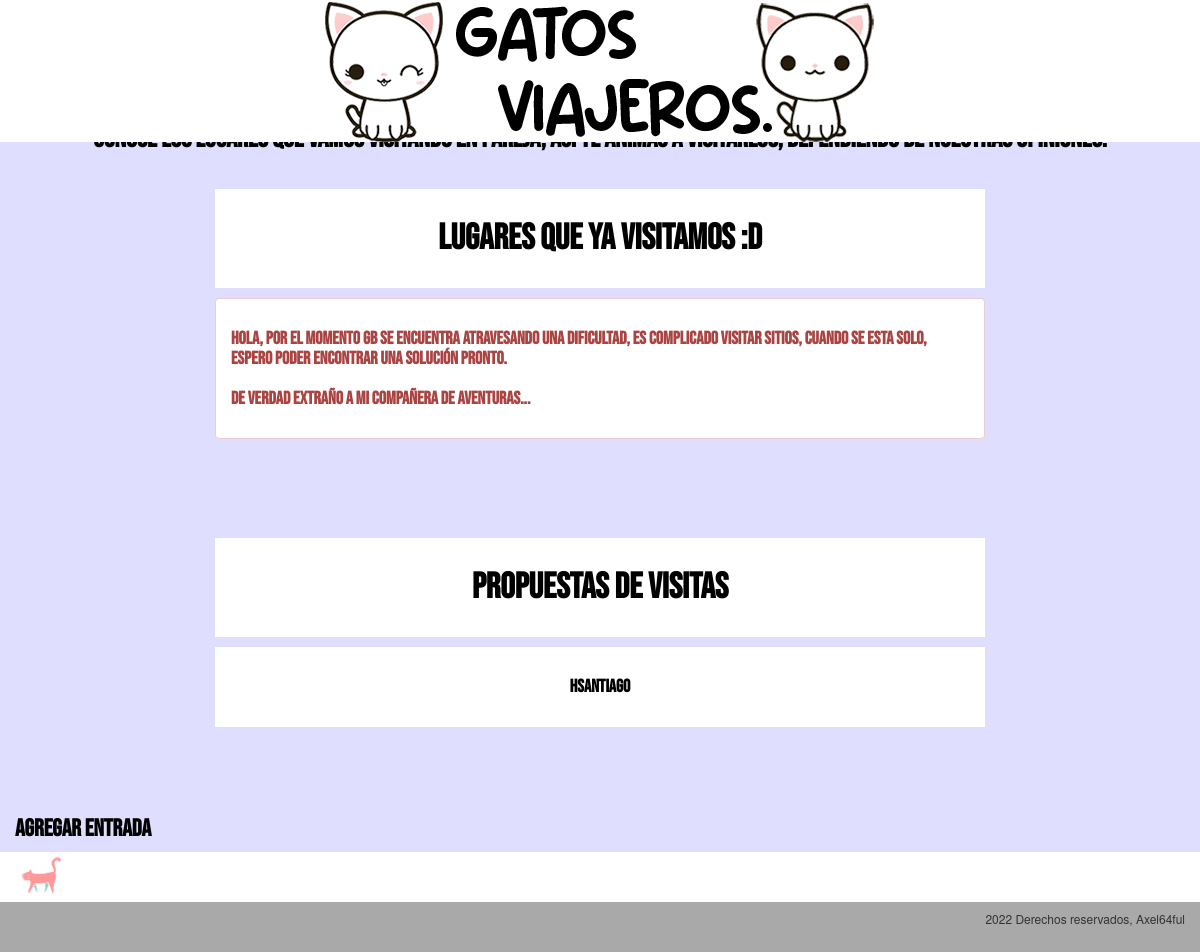
/citas/, run on an earlier commit of the app's database.
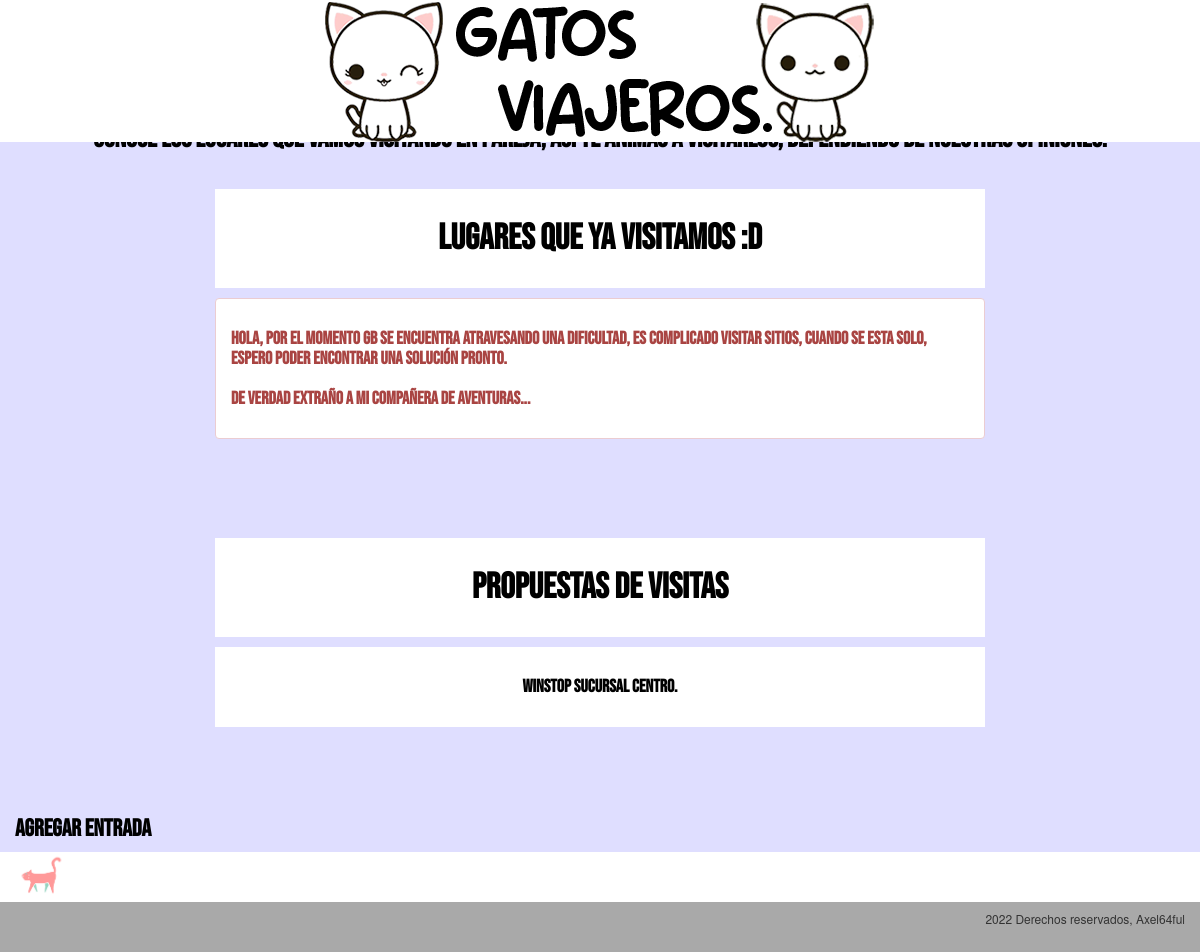
And on a later commit of the database.
### citas/models.py (models this page shows)
class Lugares(models.Model):
	Sujeto = models.CharField(max_length=50)
	def __str__(self):
		return self.Sujeto

### citas/views.py (the view)
# urls.py: path('', views.IndexView.as_view(), name='index'),
class IndexView(generic.ListView):
    template_name = 'citas/index.html'
    context_object_name = 'vista_productos'
    model = Critica_sitios
    def get_context_data(self, **kwargs):
        context = super(IndexView, self).get_context_data(**kwargs)
        a= Critica_sitios.objects.filter(ya_visitado="False")
        context['titulos'] = a
        c=0
        for a in context['titulos']:
            if c == 0:
                segundo=[a.lugar]
                c=c+1
            else:
                if a.lugar not in segundo:
                    segundo.append(a.lugar)
        context['titulos_lugar']=segundo
        a1 =Critica_sitios.objects.filter(ya_visitado="True")
        context['titulos2']=a1
        d=0
        for c1 in context['titulos2']:
            if d==0:
                segundo2=[c1.lugar]
                d=d+1
            else:
                if  c1.lugar not in segundo2:
                    segundo2.append(c1.lugar)
        cont1=0
        for repetido in context['titulos_lugar']:
            try:
                filtro_f=segundo2.index(repetido)
                segundo2.pop(filtro_f)
            except:
                pass
        try:
            context['titulos_lugar2']=segundo2
        except:
            context['titulos_lugar2']="Sin elementos"
        return context
    def get_queryset(self):
        pass

### citas/templates/citas/index.html (shortened to what this page needs)
{% extends 'citas/base.html' %}
{% block content %}
{% load static %}
    <div class="row" >
        <div class="col-lg-12 col-md-12 col-sm-12 col-xs-12" >
            <p class="text-center" id="descripcion">Conoce los lugares que vamos visitando en pareja, asi te animas a visitarlos; dependiendo de nuestras opiniones.</p>
        </div>
    </div>
    <div class="row" id="cuerpo_medio" >
            <div class="col-lg-2 col-md-2 col-sm-2 col-xs-2">
            </div>
		<div class="col-lg-8 col-md-8 col-sm-8 col-xs-8" >
			<h1 class="text-center" id = "titu">Lugares que ya visitamos :D</h1>
                <h4 class="alert alert-danger" id="seleccion">
                        Hola, por el momento Gb se encuentra atravesando una dificultad, es complicado visitar sitios, cuando se esta solo, espero poder encontrar una solución pronto.<br>
                        <br>
                         de verdad extraño a mi compañera de aventuras...
                </h4>
		</div>
        <div class="col-lg-2 col-md-2 col-sm-2 col-xs-2">
        </div>
    </div>
    <div class="row" id="cuerpo_medio" >
        <div class="col-lg-2 col-md-2 col-sm-2 col-xs-2">
        </div>
		<div class="col-lg-8 col-md-8 col-sm-8 col-xs-8">
			<h1 class="text-center" id = "titu">Propuestas de visitas </h1>
			<div id="desenfoque">
    			{% for titulo in titulos_lugar %}
                <h4 class="text-center" id="seleccion">
                    <a href="{% url 'citas:resena' titulo.pk %}">{{ titulo }}</a>
                </h4>
            {% endfor %}
    		</div>
		</div>
        <div class="col-lg-2 col-md-2 col-sm-2 col-xs-2">
        </div>
	</div>
	<div class="row">
		<div class="col-lg-12 col-md-12 col-sm-12 col-xs-12">
			<h3 class="text-left">
				<a href="{% url 'citas:edicion' %}">Agregar entrada</a>
			</h3>
{% endblock %}

### citas/templates/citas/base.html (shortened to what this page needs)
{% load static %}
<!DOCTYPE html>
 <html>
   <head>
    <link rel="stylesheet" href="https://maxcdn.bootstrapcdn.com/bootstrap/3.4.1/css/bootstrap.min.css">
      <link rel="stylesheet" type="text/css" href="{% static 'citas/sas.css' %}">
   </head>
<body id ="cuerpo">
	<div class="container-fluid">
      <div class="row" >
        <div class="col-lg-12 col-md-12 col-sm-12 col-xs-12" id="header">
                <img src= "{% static 'citas/imagen/Logo_gatos.png'%}" class="img-responsive" id="logo">
        </div>
     </div>
         {% block content %}
         {% endblock %}
      <div class="row">
        <div class="col-lg-12 col-md-12 col-sm-12 col-xs-12" id="gatito">
          <img src="{% static 'citas/imagen/caminata.gif'%}" class="img-responsive"id="gifs">
        </div>
      </div>
      <div class="row" >
        <div class="col-lg-12 col-md-12 col-sm-12 col-xs-12" id="pie">
          <h6 class="text-right"> 2022 Derechos reservados, Axel64ful</h6>
        </div>
      </div>
  </div>
</body>
</html>

### citas/static/citas/sas.css (style rules this page uses)
#logo { margin: 0 auto; }
#header { background-color: white; z-index: 2; position: fixed; }
#descripcion { font-size: 27px; padding-top: 120px; }
#titu { padding-top:30px; padding-bottom: 30px; background-color: white; }
#seleccion { background-color: white; padding-top: 30px; padding-bottom: 30px; }
#cuerpo { background-color: #dfdeff ; }
#cuerpo_medio { padding-bottom: 5%; }
#pie { background: darkgrey; height: 50px; }
#gatito { height: 50px; background-color: white; }
#gifs { height: 50px; animation-name: slidein; animation-iteration-count: infinite; animation-duration: 25s; }

### citas/templates/citas/base.html (style rules this page uses)
h1,h2, h3, h4, h5, a, p { font-family: 'Bebas Neue', cursive; color: black; font-weight: bolder; }

What changed in the data, as far as the page shows it:
removed Lugares: Sujeto "HSANTIAGO"
now on this page (row edited): Lugares: Sujeto "Winstop sucursal centro."
